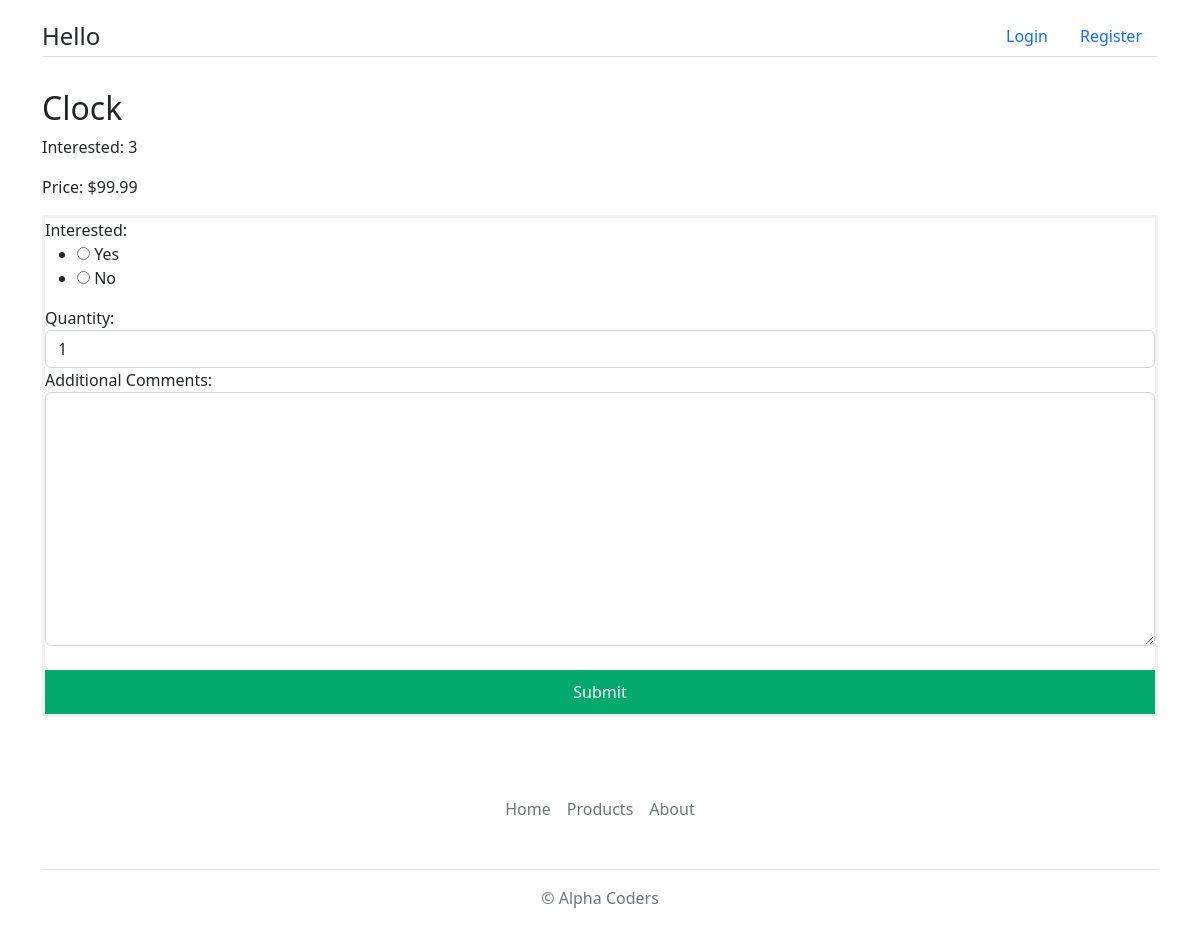
Screenshot of /myapp/products/1 with the database file from the repository.
### myapp/models.py (models this page shows, shortened)
class Product(models.Model):
    category = models.ForeignKey(Category, related_name='products', on_delete=models.CASCADE)
    name = models.CharField(max_length=200)
    price = models.DecimalField(max_digits=10, decimal_places=2)
    stock = models.PositiveIntegerField(default=100, validators=[
        MaxValueValidator(1000),
        MinValueValidator(0)
    ])
    available = models.BooleanField(default=True)
    interested = models.PositiveIntegerField(default=0)
    description = models.TextField(blank=True)

### myapp/views.py (the view)
# urls.py: path('products/<str:prod_id>', views.productdetail, name='productdetail'),
def productdetail(request, prod_id):
    product = get_object_or_404(Product, pk=prod_id)
    if request.method == 'POST':
        form = InterestForm(request.POST)
        if form.is_valid():
            if form.cleaned_data["interested"] == "1":
                product.interested = product.interested + 1
                product.save()
                return redirect('/myapp/')
            else:
                return redirect('/myapp/')
        else:
            msg = 'There was an error in saving. Please try again'
            return render(request, 'myapp/interest_response.html', {'msg': msg})
    else:
        form = InterestForm()
        return render(request, 'myapp/productdetail.html', {'form': form, 'product': product})

### myapp/forms.py
class InterestForm(forms.Form):
    CHOICES = [(1, 'Yes'),
               (0, 'No')]
    interested = forms.ChoiceField(choices=CHOICES, widget=forms.RadioSelect())
    quantity = forms.IntegerField(min_value=1, initial=1, widget=forms.NumberInput({'class': 'form-control'}))
    comments = forms.CharField(widget=forms.Textarea({'class': 'form-control'}), label="Additional Comments",
                               required=False)

### templates/myapp/productdetail.html (shortened to what this page needs)
{% extends 'myapp/base.html' %}
{% block body_block %}
    {% if product.available == True %}
        <h2>{{ product.name }}</h2>
        <p>Interested: {{ product.interested }}</p>
        <p>Price: ${{ product.price }}</p>
    {% else %}
        <h2>Product not Available</h2>
        <p>Sorry! The Product is not available.</p>
    {% endif %}
    <form method="post">
        <div class="form-group">
        {{ form}}
        </div>
        <div class="flex">
        <br/>
        <button type="submit">Submit</button>
        </div>
{% endblock %}

### myapp/static/myapp/style.css (style rules this page uses)
form { border: 3px solid #f1f1f1; }
button { background-color: #04AA6D; color: white; padding: 10px 10px; margin: 8px 8px; border: none; cursor: pointer; width: 100%; }

### rows the page displays
Product: name "Clock", interested "3", price "99.99"
